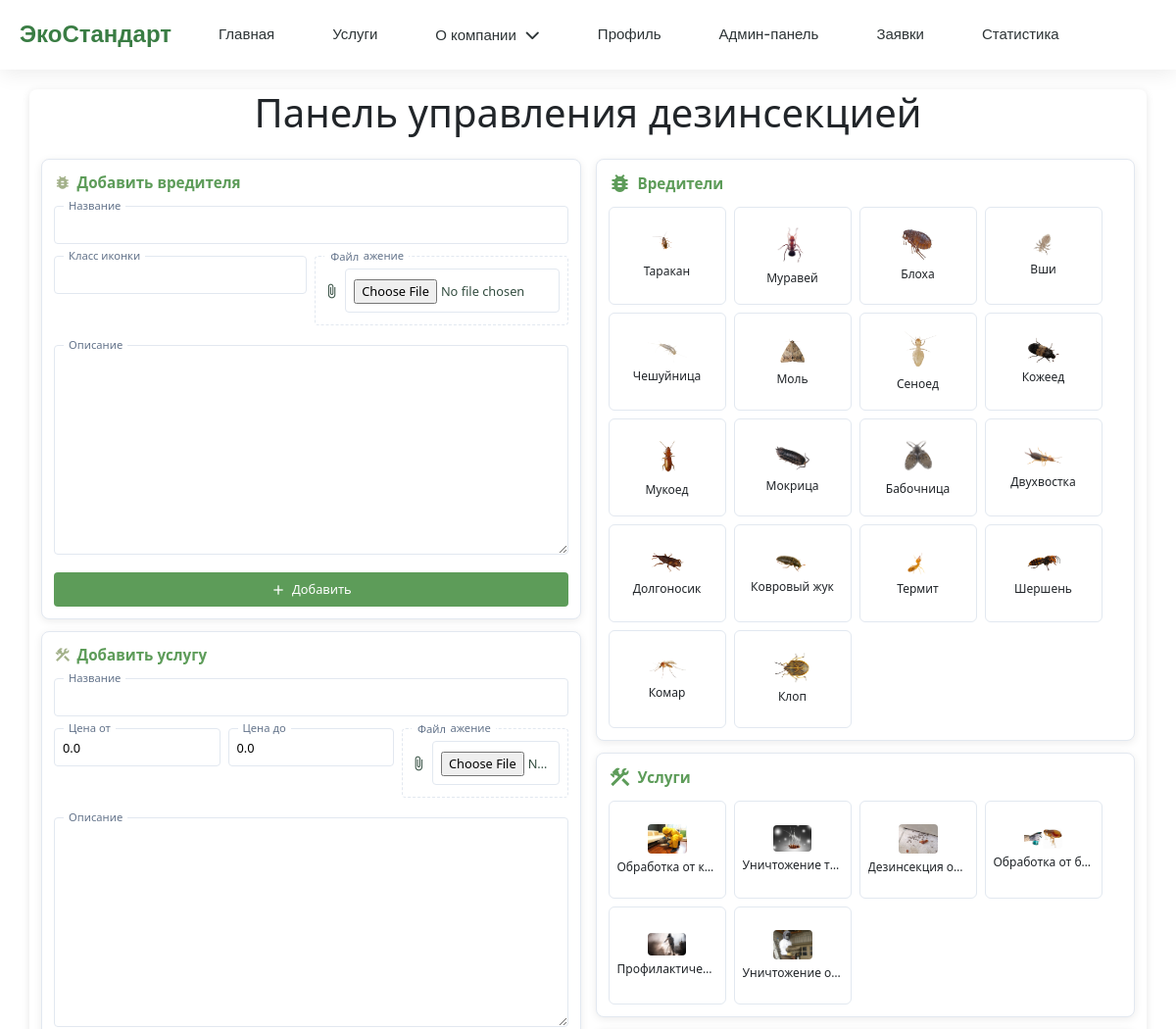
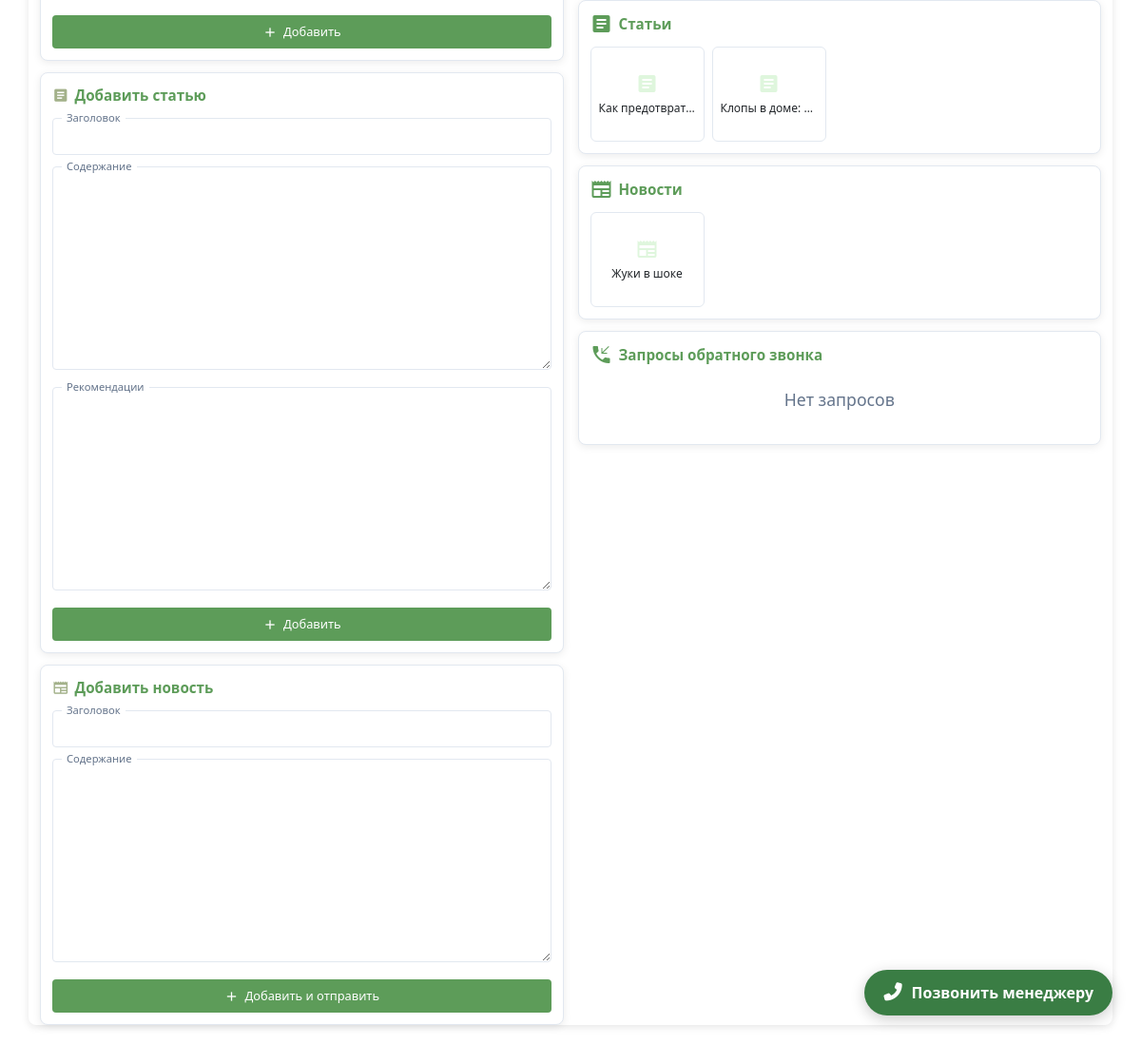
/accounts/admin-panel/ (signed in), run on the app's committed database (2 pictures, top to bottom).
### accounts/models.py (models this page shows, shortened)
class Beetle(models.Model):
    name = models.CharField(max_length=100)
    icon_class = models.CharField(max_length=100, blank=True, null=True, help_text="CSS class for the beetle icon, e.g. 'fas fa-bug'")
    beetle_image = models.ImageField(upload_to='beetle_images/', blank=True, null=True, help_text="Image of the beetle")
    description = models.TextField(help_text="Solution for getting rid of this beetle at home")

class Service(models.Model):
    name = models.CharField(max_length=200)
    description = models.TextField()
    price_min = models.DecimalField(max_digits=10, decimal_places=2, verbose_name="Минимальная цена", default=0.00)
    price_max = models.DecimalField(max_digits=10, decimal_places=2, verbose_name="Максимальная цена", default=0.00)
    equipment_image = models.ImageField(upload_to='equipment/', blank=True, null=True)

class Article(models.Model):
    title = models.CharField(max_length=255, verbose_name="Заголовок")
    content = models.TextField(verbose_name="Содержание")
    recommendations = models.TextField(verbose_name="Рекомендации по профилактике и санитарии")
    created_at = models.DateTimeField(auto_now_add=True, verbose_name="Дата создания")
    updated_at = models.DateTimeField(auto_now=True, verbose_name="Дата обновления")

class News(models.Model):
    title = models.CharField(max_length=255, verbose_name="Заголовок")
    content = models.TextField(verbose_name="Содержание")
    created_at = models.DateTimeField(auto_now_add=True, verbose_name="Дата создания")
    updated_at = models.DateTimeField(auto_now=True, verbose_name="Дата обновления")
    class Meta:
        verbose_name = "Новость"
        verbose_name_plural = "Новости"

### accounts/views.py (the view, shortened to what this page needs)
# urls.py: path('admin-panel/', views.admin_panel, name='admin_panel'),
@login_required
@user_passes_test(lambda u: u.is_staff)
def admin_panel(request):
    beetle_form = BeetleForm()
    service_form = ServiceForm()
    article_form = ArticleForm()
    news_form = NewsForm()
    callback_form = CallbackRequestForm()
    message = ''
    beetles = Beetle.objects.all()
    services = Service.objects.all()
    articles = Article.objects.all()
    news = News.objects.all()
    callbacks = CallbackRequest.objects.all().order_by('-created_at')
    return render(request, 'accounts/admin_panel.html', {
        'beetle_form': beetle_form,
        'service_form': service_form,
        'article_form': article_form,
        'news_form': news_form,
        'callback_form': callback_form,
        'message': message,
        'beetles': beetles,
        'services': services,
        'articles': articles,
        'news': news,
        'callbacks': callbacks,
    })

### templates/accounts/admin_panel.html (shortened to what this page needs)
{% load static %}
<!DOCTYPE html>
<html lang="ru">
<head>
    <link rel="stylesheet" href="{% static 'css/style.css' %}">
</head>
<body>
{% include 'includes/navbar.html' %}
<div class="container">
    <h1>Панель управления дезинсекцией</h1>
    <div class="form-column">
        <div class="form-card">
            <div class="form-header">
                <span class="material-icons">bug_report</span>
                <span>Добавить вредителя</span>
            </div>
            <form method="post" enctype="multipart/form-data">
                <div class="form-field">
                    <label>Название</label>
                    {{ beetle_form.name }}
                </div>
                <div class="form-row">
                    <div class="form-field" style="flex: 1;">
                        <label>Класс иконки</label>
                        {{ beetle_form.icon_class }}
                    </div>
                    <div class="form-field" style="width: 120px;">
                        <label>Изображение</label>
                        <div class="file-upload">
                            <label>Файл</label>
                            <div class="file-upload-btn">
                                <span class="material-icons" style="font-size: 16px;">attach_file</span>
                                {{ beetle_form.beetle_image }}
                            </div>
                        </div>
                    </div>
                </div>
                <div class="form-field">
                    <label>Описание</label>
                    {{ beetle_form.description }}
                </div>
                <button type="submit" name="beetle_submit" class="submit-btn">
                    <span class="material-icons" style="font-size: 16px;">add</span>
                    Добавить
                </button>
            </form>
        </div>
        <div class="form-card">
            <div class="form-header">
                <span class="material-icons">construction</span>
                <span>Добавить услугу</span>
            </div>
            <form method="post" enctype="multipart/form-data">
                <div class="form-field">
                    <label>Название</label>
                    {{ service_form.name }}
                </div>
                <div class="form-row">
                    <div class="form-field">
                        <label>Цена от</label>
                        {{ service_form.price_min }}
                    </div>
                    <div class="form-field">
                        <label>Цена до</label>
                        {{ service_form.price_max }}
                    </div>
                    <div class="form-field" style="width: 120px;">
                        <label>Изображение</label>
                        <div class="file-upload">
                            <label>Файл</label>
                            <div class="file-upload-btn">
                                <span class="material-icons" style="font-size: 16px;">attach_file</span>
                                {{ service_form.equipment_image }}
                            </div>
                        </div>
                    </div>
                </div>
                <div class="form-field">
                    <label>Описание</label>
                    {{ service_form.description }}
                </div>
                <button type="submit" name="service_submit" class="submit-btn">
                    <span class="material-icons" style="font-size: 16px;">add</span>
                    Добавить
                </button>
            </form>
        </div>
        <div class="form-card">
            <div class="form-header">
                <span class="material-icons">article</span>
                <span>Добавить статью</span>
            </div>
            <form method="post" enctype="multipart/form-data">
                <div class="form-field">
                    <label>Заголовок</label>
                    {{ article_form.title }}
                </div>
                <div class="form-field">
                    <label>Содержание</label>
                    {{ article_form.content }}
                </div>
                <div class="form-field">
                    <label>Рекомендации</label>
                    {{ article_form.recommendations }}
                </div>
                <button type="submit" name="article_submit" class="submit-btn">
                    <span class="material-icons" style="font-size: 16px;">add</span>
                    Добавить
                </button>
            </form>
        </div>
        <div class="form-card">
            <div class="form-header">
                <span class="material-icons">newspaper</span>
                <span>Добавить новость</span>
            </div>
            <form method="post" enctype="multipart/form-data">
                <div class="form-field">
                    <label>Заголовок</label>
                    {{ news_form.title }}
                </div>
                <div class="form-field">
                    <label>Содержание</label>
                    {{ news_form.content }}
                </div>
                <button type="submit" name="news_submit" class="submit-btn">
                    <span class="material-icons" style="font-size: 16px;">add</span>
                    Добавить и отправить
                </button>
            </form>
        </div>
    </div>
    <div class="data-column">
        <div class="data-card">
            <div class="data-header">
                <span class="material-icons">bug_report</span>
                <span>Вредители</span>
            </div>
            {% if beetles %}
            <div class="card-grid">
                {% for beetle in beetles %}
                <div class="card-item" onclick="showDetails('beetle', {{ beetle.id }})">
                    {% if beetle.beetle_image %}
                    <img src="{{ beetle.beetle_image.url }}" alt="{{ beetle.name }}">
                    {% else %}
                    <span class="material-icons">bug_report</span>
                    {% endif %}
                    <span>{{ beetle.name }}</span>
                </div>
                {% endfor %}
            </div>
            {% else %}
            <p class="empty-message">Нет данных</p>
            {% endif %}
        </div>
        <div class="data-card">
            <div class="data-header">
                <span class="material-icons">construction</span>
                <span>Услуги</span>
            </div>
            {% if services %}
            <div class="card-grid">
                {% for service in services %}
                <div class="card-item" onclick="showDetails('service', {{ service.id }})">
                    {% if service.equipment_image %}
                    <img src="{{ service.equipment_image.url }}" alt="{{ service.name }}">
                    {% else %}
                    <span class="material-icons">construction</span>
                    {% endif %}
                    <span>{{ service.name }}</span>
                </div>
                {% endfor %}
            </div>
            {% else %}
            <p class="empty-message">Нет данных</p>
            {% endif %}
        </div>
        <div class="data-card">
            <div class="data-header">
                <span class="material-icons">article</span>
                <span>Статьи</span>
            </div>
            {% if articles %}
            <div class="card-grid">
                {% for article in articles %}
                <div class="card-item" onclick="showDetails('article', {{ article.id }})">
                    <span class="material-icons">article</span>
                    <span>{{ article.title }}</span>
                </div>
                {% endfor %}
            </div>
            {% else %}
            <p class="empty-message">Нет данных</p>
            {% endif %}
        </div>
        <div class="data-card">
            <div class="data-header">
                <span class="material-icons">newspaper</span>
                <span>Новости</span>
            </div>
            {% if news %}
            <div class="card-grid">
                {% for news_item in news %}
                <div class="card-item" onclick="showDetails('news', {{ news_item.id }})">
                    <span class="material-icons">newspaper</span>
                    <span>{{ news_item.title }}</span>
                </div>
                {% endfor %}
            </div>
            {% else %}
            <p class="empty-message">Нет данных</p>
            {% endif %}
        </div>
        <div class="data-card">
            <div class="data-header">
                <span class="material-icons">phone_callback</span>
                <span>Запросы обратного звонка</span>
            </div>
            {% if callbacks %}
            <div class="card-grid">
                {% for callback in callbacks %}
                <div class="card-item" onclick="showDetails('callback', {{ callback.id }})">
                    <span class="material-icons">phone_callback</span>
                    <span>{{ callback.phone_number }}</span>
                    <span style="font-size: 0.65rem; color: {{ callback.is_processed|yesno:'var(--success),var(--error)' }};">
                        {{ callback.is_processed|yesno:"Обработан,Не обработан" }}
                    </span>
                </div>
                {% endfor %}
            </div>
            {% else %}
            <p class="empty-message">Нет запросов</p>
            {% endif %}
        </div>
    </div>
</div>
{% include 'includes/call_manager_button.html' %}
</body>
</html>

### data on the page
Beetle: beetle_image (picture), name "Таракан"
Beetle: beetle_image (picture), name "Муравей"
Beetle: beetle_image (picture), name "Блоха"
Beetle: beetle_image (picture), name "Вши"
Beetle: beetle_image (picture), name "Чешуйница"
Beetle: beetle_image (picture), name "Моль"
Beetle: beetle_image (picture), name "Сеноед"
Beetle: beetle_image (picture), name "Кожеед"
Beetle: beetle_image (picture), name "Мукоед"
Beetle: beetle_image (picture), name "Мокрица"
Beetle: beetle_image (picture), name "Бабочница"
Beetle: beetle_image (picture), name "Двухвостка"
Beetle: beetle_image (picture), name "Долгоносик"
Beetle: beetle_image (picture), name "Ковровый жук"
Beetle: beetle_image (picture), name "Термит"
Beetle: beetle_image (picture), name "Шершень"
Beetle: beetle_image (picture), name "Комар"
Beetle: beetle_image (picture), name "Клоп"
Service: equipment_image (picture), name "Обработка от к…"
Service: equipment_image (picture), name "Уничтожение т…"
Service: equipment_image (picture), name "Дезинсекция о…"
Service: equipment_image (picture), name "Обработка от б…"
Service: equipment_image (picture), name "Профилактиче…"
Service: equipment_image (picture), name "Уничтожение о…"
Article: title "Как предотврат…"
Article: title "Клопы в доме:…"
News: title "Жуки в шоке"
